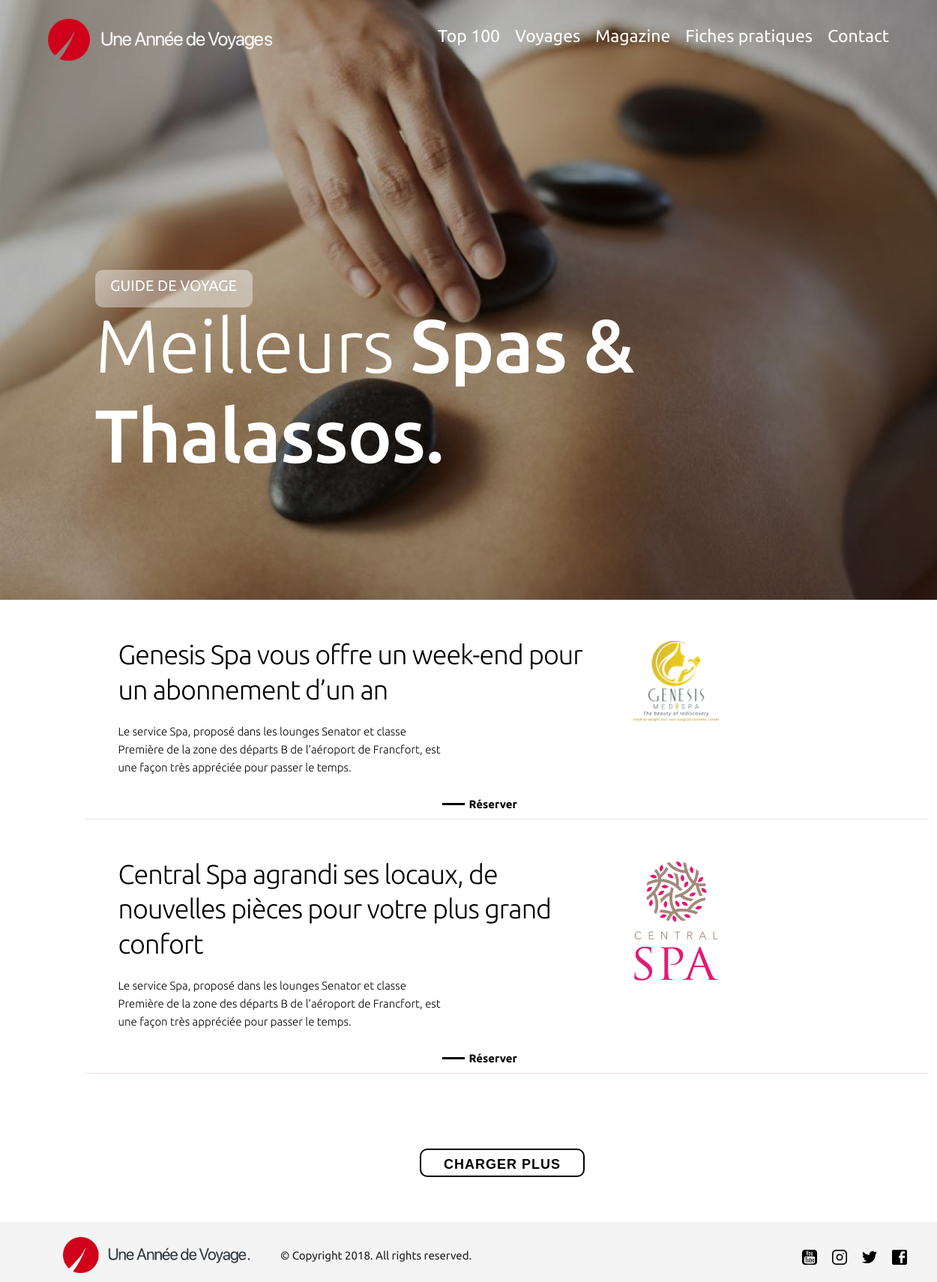
The app's page /topSpas.php with its own data.
### tables this page shows
CREATE TABLE `articles` (
  `id` int(10) NOT NULL,
  `title` varchar(110) NOT NULL,
  `subtitle` varchar(110) NOT NULL,
  `img_src` varchar(2048) NOT NULL,
  `img_alt` varchar(69) NOT NULL,
  `content` text NOT NULL,
  `logo_img` varchar(2048) NOT NULL,
  `company_name` varchar(110) NOT NULL,
  `category_id` int(11) NOT NULL
);

### src/db.php (called while the page is built, shortened)
<?php
class Database {
	private $db;
	function __construct() {
		$options = [
			PDO::MYSQL_ATTR_INIT_COMMAND => 'SET NAMES utf8'
		];
		$this->db = new PDO( 'mysql:host=' . Database::HOST . ':' . Database::PORT . ';dbname=' . Database::NAME, Database::USERNAME, Database::PASSWORD, $options );
		$this->db->setAttribute( PDO::ATTR_ERRMODE, PDO::ERRMODE_EXCEPTION );
	}
	function getCategoryByName( $name ) {
		$stmt = $this->db->prepare( 'SELECT id FROM categories WHERE LOWER(name) LIKE LOWER(:name) LIMIT 1' );
		$stmt->execute( [
			':name' => $name
		] );
		return $stmt->fetch();
	}
	function getArticlesInCategory( $page, $category_id ) {
		$stmt = $this->db->prepare( 'SELECT * FROM `articles` WHERE `category_id` = :category_id LIMIT 20 OFFSET :page' );
		$stmt->bindValue( ':page', (int) $page, PDO::PARAM_INT );
		$stmt->bindValue( ':category_id', intval( $category_id ), PDO::PARAM_INT );
		$stmt->execute();
		return $stmt->fetchAll();
	}
	function getSpas( $page ) {
		return $this->getArticlesInCategory( $page, $this->getCategoryByName( 'Spas' )['id'] );
	}
}

### src/admin/init.php (called while the page is built, shortened)
<?php
$db = new Database();

### src/frontoffice/views.php (the view, shortened to what this page needs)
<?php
function spaView( $spa ) {
	?>
    <a href="/article.php?id=<?= $spa['id'] ?>" style="color: black; text-decoration: none">
        <div class="card-container">
            <div class="row">
                <div class="seven columns top-text">
                    <h3><?= $spa['title'] ?></h3>
                    <p><?= $spa['content'] ?></p>
                    <div class="top-link"><a href="#">Réserver</a></div>
                </div>
                <div class="three columns top-image">
                    <img src="/uploads/<?= $spa['logo_img'] ?>">
                </div>
            </div>
        </div>
    </a>
<?php } ?>

### public/topSpas.php
<?php include '../src/frontoffice/header.php';
require_once '../src/db.php';
require_once '../src/frontoffice/views.php';
require_once '../src/admin/init.php';
?>
    <section class="home spasBackground">
		<?php include 'navbar.php' ?>
        <div class="container">
            <div class="row">
                <div class="twelve columns">
                    <div class="home-backgroundText">
                        <span class="home-lilText">GUIDE DE VOYAGE</span>
                    </div>
                </div>
                <div class="six columns">
                    <h1 class="home-Title">Meilleurs <span class="home-boldText">Spas & Thalassos.</span></h1>
                </div>
            </div>
        </div>
    </section>
    <section class="list">
        <div class="top container">
            <div class="row">
                <div class="twelve columns">
					<?php foreach ( $db->getSpas( 0 ) as $spa ) {
						spaView( $spa );
					} ?>
                </div>
            </div>
        </div>
        <div class="twelve columns btn-contain">
            <button class="list-btn" type="button" name="button">Charger plus</button>
        </div>
    </section>
<?php include_once '../src/frontoffice/footer.php'; ?>

### public/assets/styles/main.css (style rules this page uses)
body { margin: 0; padding: 0; font-family: "Ubuntu", sans-serif; overflow-x: hidden; }
.top { display: flex; }
.top p { width: 85%; font-weight: 300; }
.card-container { width: 100%; }
.top-image { width: 200px; }
.top-image img { width: 100%; }
.card-container { margin-bottom: 50px; }
.top-link { position: absolute; left: 30%; }
.top-link:before { content: ""; width: 30px; height: 3px; background-color: black; position: absolute; top: 10px; right: 70px; }
.top-link a { text-decoration: none; color: black; }
section { font-family: "Ubuntu", sans-serif; margin: 0; }
.home { background-size: cover; width: 100%; height: 100vh; font-family: "Ubuntu", sans-serif; z-index: -1; }
.home-boldText { font-weight: 500; }
.home-lilText { width: 200px; text-transform: uppercase; height: 40px; color: white; background-color: rgba(255, 255, 255, 0.4); position: absolute; top: 42%; left: 8vh; font-size: 2rem; padding: 0.5rem; text-align: center; border-radius: 1rem; top: 45vh; }
.home-Title { font-size: 10rem; color: white; position: absolute; left: 8vh; margin-top: 50vh; }
.top-text p { width: 70%; align-items: center; }
.top-image { width: 100px; }
.top-image img { width: 50%; }
.card-container { margin: 50px; border-bottom: 0.5px solid #efdede; }
.top-link { position: sticky; display: inline-flex; left: 50%; }
.top-link a { text-decoration: none; color: black; font-weight: bolder; position: sticky; }
.btn-contain { padding: 50px 0; }
.list-btn { font-size: 18px; margin-left: 70vh; color: #000000; border: 2px solid #000000; border-radius: 1rem; }
.spasBackground { background: url("../images/Spabg.jpg") no-repeat; background-size: cover; }
img { width: 100%; }

### public/assets/styles/skeleton.css (style rules this page uses)
.container { position: relative; width: 100%; max-width: 1920px; margin: 0 auto; padding: 0 20px; box-sizing: border-box; }
.column, .columns { width: 100%; float: left; box-sizing: border-box; }
@media (min-width: 400px) { .container { width: 85%; padding: 0; } }
@media (min-width: 550px) { .container { width: 90%; } }
@media (min-width: 550px) { .column, .columns { margin-left: 4%; } }
@media (min-width: 550px) { .column:first-child, .columns:first-child { margin-left: 0; } }
@media (min-width: 550px) { .three.columns { width: 22%; } }
@media (min-width: 550px) { .six.columns { width: 48%; } }
@media (min-width: 550px) { .seven.columns { width: 56.6666666667%; } }
@media (min-width: 550px) { .twelve.columns { width: 100%; margin-left: 0; } }
html { font-size: 62.5%; }
body { font-size: 1.5em; line-height: 1.6; font-weight: 400; color: #222; }
h1, h2, h3, h4, h5, h6 { margin-top: 0; margin-bottom: 2rem; font-weight: 300; }
h1 { font-size: 4.0rem; line-height: 1.2; letter-spacing: -.1rem; }
h3 { font-size: 3.0rem; line-height: 1.3; letter-spacing: -.1rem; }
@media (min-width: 550px) { h1 { font-size: 5.0rem; } }
@media (min-width: 550px) { h3 { font-size: 3.6rem; } }
p { margin-top: 0; }
a { color: #1EAEDB; }
.button, button, input[type="submit"], input[type="reset"], input[type="button"] { display: inline-block; height: 38px; padding: 0 30px; color: #555; text-align: center; font-size: 11px; font-weight: 600; line-height: 38px; letter-spacing: .1rem; text-transform: uppercase; text-decoration: none; white-space: nowrap; background-color: transparent; border-radius: 4px; border: 1px solid #bbb; cursor: pointer; box-sizing: border-box; }
button, .button { margin-bottom: 1rem; }
pre, blockquote, dl, figure, table, p, ul, ol, form { margin-bottom: 2.5rem; }
.container:after, .row:after, .u-cf { content: ""; display: table; clear: both; }

### records on screen
articles: title "Genesis Spa vous offre un week-end pour un abonnement d’un an", content "Le service Spa, proposé dans les lounges Senator et classe Première de la zone des départs B de l’aéroport de Francfort, est une façon très appréciée pour passer le temps.", logo_img (picture)
articles: title "Central Spa agrandi ses locaux, de nouvelles pièces pour votre plus grand confort", content "Le service Spa, proposé dans les lounges Senator et classe Première de la zone des départs B de l’aéroport de Francfort, est une façon très appréciée pour passer le temps.", logo_img (picture)
